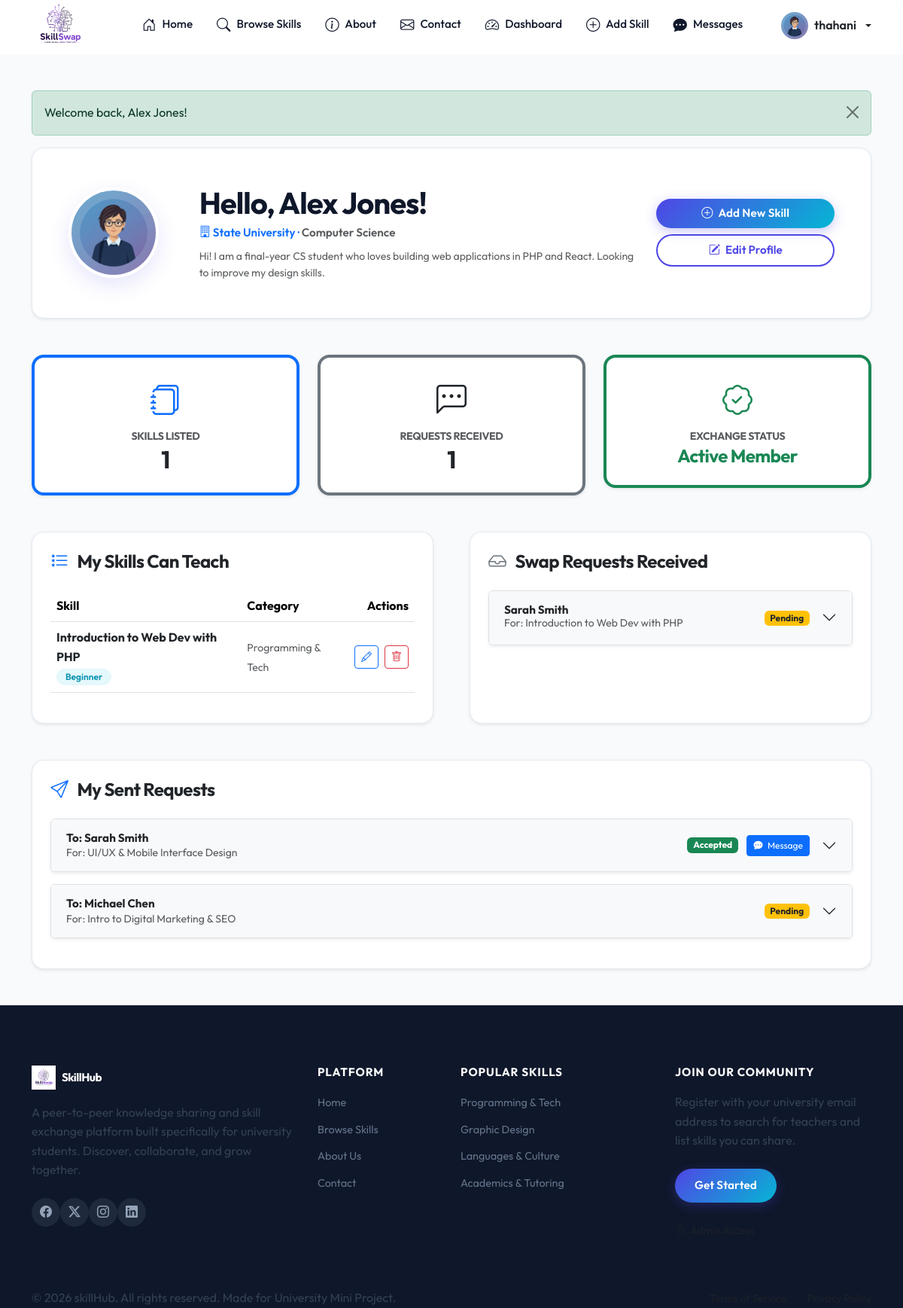
/dashboard.php (signed in), run on the app's committed database.
### tables this page shows
CREATE TABLE `users` (
  `id` int(11) NOT NULL,
  `username` varchar(50) NOT NULL,
  `email` varchar(100) NOT NULL,
  `password` varchar(255) NOT NULL,
  `name` varchar(100) NOT NULL,
  `university` varchar(150) DEFAULT NULL,
  `department` varchar(150) DEFAULT NULL,
  `bio` text DEFAULT NULL,
  `skills_teach` text DEFAULT NULL,
  `skills_learn` text DEFAULT NULL,
  `profile_photo` varchar(255) DEFAULT 'default-profile.png',
  `created_at` timestamp NOT NULL DEFAULT current_timestamp()
);

CREATE TABLE `skills` (
  `id` int(11) NOT NULL,
  `user_id` int(11) NOT NULL,
  `title` varchar(100) NOT NULL,
  `description` text NOT NULL,
  `category_id` int(11) NOT NULL,
  `level` enum('Beginner','Intermediate','Advanced') NOT NULL,
  `availability` varchar(100) NOT NULL,
  `created_at` timestamp NOT NULL DEFAULT current_timestamp()
);

CREATE TABLE `categories` (
  `id` int(11) NOT NULL,
  `name` varchar(50) NOT NULL,
  `icon` varchar(50) DEFAULT 'bi-code-slash'
);

CREATE TABLE `contact_requests` (
  `id` int(11) NOT NULL,
  `skill_id` int(11) DEFAULT NULL,
  `sender_name` varchar(100) NOT NULL,
  `sender_email` varchar(100) NOT NULL,
  `message` text NOT NULL,
  `status` enum('Pending','Accepted','Declined') DEFAULT 'Pending',
  `created_at` timestamp NOT NULL DEFAULT current_timestamp()
);

### dashboard.php (the view, shortened to what the rows shown need)
<?php
require_once 'includes/db.php';
require_once 'includes/auth.php';
$user = getLoggedInUser($pdo);
$skills_added = 0;
$requests_received = 0;
$my_skills = [];
$received_requests = [];
$sent_requests = [];
try {
    $stmt = $pdo->prepare("SELECT COUNT(*) FROM skills WHERE user_id = ?");
    $stmt->execute([$user['id']]);
    $skills_added = $stmt->fetchColumn();
    $stmt = $pdo->prepare("SELECT COUNT(*) FROM contact_requests cr
                           JOIN skills s ON cr.skill_id = s.id
                           WHERE s.user_id = ?");
    $stmt->execute([$user['id']]);
    $requests_received = $stmt->fetchColumn();
    $stmt = $pdo->prepare("SELECT s.*, c.name as category_name
                           FROM skills s
                           JOIN categories c ON s.category_id = c.id
                           WHERE s.user_id = ?
                           ORDER BY s.created_at DESC");
    $stmt->execute([$user['id']]);
    $my_skills = $stmt->fetchAll();
    $stmt = $pdo->prepare("SELECT cr.*, s.title as skill_title, s.user_id as skill_owner_id, u.id as sender_user_id
                           FROM contact_requests cr
                           JOIN skills s ON cr.skill_id = s.id
                           LEFT JOIN users u ON cr.sender_email = u.email
                           WHERE s.user_id = ?
                           ORDER BY cr.created_at DESC");
    $stmt->execute([$user['id']]);
    $received_requests = $stmt->fetchAll();
    $stmt = $pdo->prepare("SELECT cr.*, s.title as skill_title, u.name as skill_owner_name, s.user_id as skill_owner_id
                           FROM contact_requests cr
                           JOIN skills s ON cr.skill_id = s.id
                           JOIN users u ON s.user_id = u.id
                           WHERE cr.sender_email = ?
                           ORDER BY cr.created_at DESC");
    $stmt->execute([$user['email']]);
    $sent_requests = $stmt->fetchAll();
} catch (PDOException $e) {
}
require_once 'includes/header.php';
require_once 'includes/navbar.php';
?>
<div class="container my-5">
    <div class="card card-premium p-4 p-md-5 bg-white shadow-sm mb-5">
        <div class="row align-items-center g-4">
            <div class="col-md-2 text-center text-md-start">
                <div class="avatar-wrapper">
                    <img src="assets/uploads/<?php echo htmlspecialchars($user['profile_photo'] ? $user['profile_photo'] : 'default-profile.png'); ?>" alt="Student Photo" class="avatar-profile shadow-md">
                </div>
            </div>
            <div class="col-md-7 text-center text-md-start">
                <h1 class="fw-bold mb-1">Hello, <?php echo htmlspecialchars($user['name']); ?>!</h1>
                <p class="text-primary fw-semibold mb-2" style="font-size: 0.95rem;">
                    <i class="bi bi-building"></i> <?php echo htmlspecialchars($user['university'] ? $user['university'] : 'University Not Set'); ?> &middot;
                    <span class="text-muted"><?php echo htmlspecialchars($user['department'] ? $user['department'] : 'Department Not Set'); ?></span>
                </p>
                <p class="text-muted small mb-0 leading-relaxed"><?php echo htmlspecialchars($user['bio'] ? $user['bio'] : "You haven't written a bio description yet. Add one to help classmates find you!"); ?></p>
            </div>
        </div>
    </div>
    <div class="row g-4 mb-5">
        <div class="col-md-4">
            <div class="card card-premium p-4 text-center bg-white shadow-sm border-start border-4 border-primary">
                <h2 class="fw-extrabold text-dark mb-0"><?php echo $skills_added; ?></h2>
            </div>
        </div>
        <div class="col-md-4">
            <div class="card card-premium p-4 text-center bg-white shadow-sm border-start border-4 border-secondary">
                <h2 class="fw-extrabold text-dark mb-0"><?php echo $requests_received; ?></h2>
            </div>
        </div>
        <div class="col-md-4">
            <div class="card card-premium p-4 text-center bg-white shadow-sm border-start border-4 border-success">
                <h2 class="fw-extrabold text-success mb-0" style="font-size: 1.5rem;">Active Member</h2>
            </div>
        </div>
    </div>
    <div class="row g-5">
        <div class="col-lg-6">
            <div class="card card-premium p-4 bg-white shadow-sm h-100">
                <?php if (empty($my_skills)): ?>
                    <div class="text-center py-5">
                        <div class="fs-1 text-muted"><i class="bi bi-file-earmark-plus"></i></div>
                        <p class="text-muted mt-3">You haven't listed any skills yet. Let people know what you can teach!</p>
                        <a href="add-skill.php" class="btn btn-sm btn-premium mt-2">Create First Listing</a>
                    </div>
                <?php else: ?>
                    <div class="table-responsive">
                        <table class="table table-hover align-middle">
                            <thead>
                                <tr>
                                    <th>Skill</th>
                                    <th>Category</th>
                                    <th class="text-end">Actions</th>
                                </tr>
                            </thead>
                            <tbody>
                                <?php foreach ($my_skills as $skill): ?>
                                    <tr>
                                        <td>
                                            <div class="fw-bold text-dark"><?php echo htmlspecialchars($skill['title']); ?></div>
                                            <span class="badge badge-custom badge-level-<?php echo strtolower($skill['level']); ?>"><?php echo htmlspecialchars($skill['level']); ?></span>
                                        </td>
                                        <td>
                                            <span class="small text-muted"><?php echo htmlspecialchars($skill['category_name']); ?></span>
                                        </td>
                                        <td class="text-end">
                                            <div class="d-flex gap-2 justify-content-end">
                                                <a href="add-skill.php?id=<?php echo $skill['id']; ?>" class="btn btn-sm btn-outline-primary" title="Edit"><i class="bi bi-pencil"></i></a>
                                                <form action="dashboard.php" method="POST" class="d-inline">
                                                    <button type="submit" class="btn btn-sm btn-outline-danger btn-confirm-delete" data-confirm-message="Are you sure you want to delete this skill listing? This action is permanent." title="Delete"><i class="bi bi-trash"></i></button>
                                                </form>
                                            </div>
                                        </td>
                                    </tr>
                                <?php endforeach; ?>
                            </tbody>
                        </table>
                    </div>
                <?php endif; ?>
            </div>
        </div>
        <div class="col-lg-6">
            <div class="card card-premium p-4 bg-white shadow-sm h-100">
                <?php if (empty($received_requests)): ?>
                    <div class="text-center py-5">
                        <div class="fs-1 text-muted"><i class="bi bi-envelope-open"></i></div>
                        <p class="text-muted mt-3">No swap requests received yet. Listings are public, so keep an eye out!</p>
                    </div>
                <?php else: ?>
                    <div class="accordion" id="requestsAccordion">
                        <?php foreach ($received_requests as $index => $req): ?>
                            <div class="accordion-item mb-3 border rounded shadow-sm overflow-hidden">
                                <h2 class="accordion-header" id="heading<?php echo $index; ?>">
                                    <button class="accordion-button collapsed bg-light text-dark py-3" type="button" data-bs-toggle="collapse" data-bs-target="#collapse<?php echo $index; ?>" aria-expanded="false" aria-controls="collapse<?php echo $index; ?>">
                                        <div class="w-100 d-flex justify-content-between align-items-center pe-3">
                                            <div>
                                                <div class="fw-bold" style="font-size: 0.95rem;"><?php echo htmlspecialchars($req['sender_name']); ?></div>
                                                <small class="text-muted text-truncate d-inline-block" style="max-width: 250px;">For: <?php echo htmlspecialchars($req['skill_title']); ?></small>
                                            </div>
                                            <div>
                                                <?php if ($req['status'] === 'Pending'): ?>
                                                    <span class="badge bg-warning text-dark">Pending</span>
                                                <?php else: ?>
                                                    <span class="badge bg-danger">Declined</span>
                                                <?php endif; ?>
                                            </div>
                                        </div>
                                    </button>
                                </h2>
                            </div>
                        <?php endforeach; ?>
                    </div>
                <?php endif; ?>
            </div>
        </div>
    </div>
    <?php if (!empty($sent_requests)): ?>
    <div class="card card-premium p-4 bg-white shadow-sm mt-5">
        <div class="accordion" id="sentAccordion">
            <?php foreach ($sent_requests as $si => $sreq): ?>
                <div class="accordion-item mb-3 border rounded shadow-sm overflow-hidden">
                    <h2 class="accordion-header" id="sheading<?php echo $si; ?>">
                        <button class="accordion-button collapsed bg-light text-dark py-3" type="button" data-bs-toggle="collapse" data-bs-target="#scollapse<?php echo $si; ?>">
                            <div class="w-100 d-flex justify-content-between align-items-center pe-3">
                                <div>
                                    <div class="fw-bold" style="font-size:0.95rem;">To: <?php echo htmlspecialchars($sreq['skill_owner_name']); ?></div>
                                    <small class="text-muted">For: <?php echo htmlspecialchars($sreq['skill_title']); ?></small>
                                </div>
                                <?php if ($sreq['status'] === 'Pending'): ?>
                                    <span class="badge bg-warning text-dark">Pending</span>
                                <?php elseif ($sreq['status'] === 'Accepted'): ?>
                                    <div>
                                        <span class="badge bg-success me-2">Accepted</span>
                                        <a href="chat.php?with=<?php echo $sreq['skill_owner_id']; ?>" class="btn btn-sm btn-primary py-1 px-2" onclick="event.stopPropagation();" style="font-size: 0.75rem;"><i class="bi bi-chat-dots-fill me-1"></i> Message</a>
                                    </div>
                                <?php else: ?>
                                    <span class="badge bg-danger">Declined</span>
                                <?php endif; ?>
                            </div>
                        </button>
                    </h2>
                </div>
            <?php endforeach; ?>
        </div>
    </div>
    <?php endif; ?>
</div>
<?php require_once 'includes/footer.php'; ?>

### includes/navbar.php (shortened to what the rows shown need)
<?php
$base_path = isset($base_path) ? $base_path : '';
require_once __DIR__ . '/auth.php';
require_once __DIR__ . '/db.php';
$current_user = null;
if (isLoggedIn()) {
    $current_user = getLoggedInUser($pdo);
}
?>
<nav class="navbar navbar-expand-lg navbar-custom sticky-top">
    <div class="container">
        <div class="collapse navbar-collapse" id="navbarNav">
            <div class="d-flex align-items-center gap-3 ms-auto">
                <?php if (isAdminLoggedIn()): ?>
                    <span class="badge bg-danger">Admin Mode</span>
                    <a href="<?php echo $base_path; ?>logout.php" class="btn btn-premium-outline py-2 px-4">Logout</a>
                <?php elseif (isLoggedIn() && $current_user): ?>
                    <div class="dropdown">
                        <a class="d-flex align-items-center gap-2 text-decoration-none dropdown-toggle text-dark" href="#" role="button" id="profileDropdown" data-bs-toggle="dropdown" aria-expanded="false">
                            <?php
                            $photo_src = $base_path . 'assets/uploads/' . ($current_user['profile_photo'] ? $current_user['profile_photo'] : 'default-profile.png');
                            ?>
                            <img src="<?php echo $photo_src; ?>" alt="Profile" class="avatar-nav">
                            <span class="fw-semibold d-none d-sm-inline"><?php echo htmlspecialchars($current_user['username']); ?></span>
                        </a>
                    </div>
                <?php else: ?>
                    <a href="<?php echo $base_path; ?>login.php" class="btn btn-premium-outline py-2 px-4">Log In</a>
                    <a href="<?php echo $base_path; ?>register.php" class="btn btn-premium py-2 px-4">Sign Up</a>
                <?php endif; ?>
            </div>
        </div>
    </div>
</nav>

### data on the page
users: profile_photo (placeholder picture), username "thahani", name "Alex Jones", university "State University", department "Computer Science", bio "Hi! I am a final-year CS student who loves building web applications in PHP and React. Looking to improve my design skills."
skills: title "Introduction to Web Dev with PHP", level "Beginner", category.name "Programming & Tech"
contact_requests: sender_name "Sarah Smith", skill.title "Introduction to Web Dev with PHP", status "Pending"
contact_requests: users.name "Sarah Smith", skill.title "UI/UX & Mobile Interface Design"
contact_requests: users.name "Michael Chen", skill.title "Intro to Digital Marketing & SEO", status "Pending"

### other printed values
$msg['text'] "Welcome back, Alex Jones!"
$skills_added "1"
$requests_received "1"
